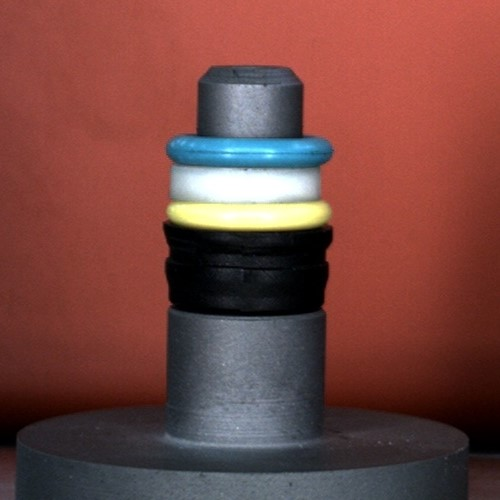
%> input picture pictures/2021-11-03_13-58-53.jpg, 500 x 500 px
$ octave --eval "result = segmentImage(rgb2gray(imread('pictures/2021-11-03_13-58-53.jpg')));"   (GNU Octave 9; MATLAB toolbox functions it lacks are replaced by stand-ins)
%> lines starting %> are read from the running program, lines starting %| are printed output that depends on the picture; in (x1, y1, x2, y2) boxes, pixels count from 0 and x2, y2 are one past the last pixel; in counts of white or black regions, pixels touching at a corner belong together; the program's own positions count from 1
function [BW,maskedImage] = segmentImage(X)
%segmentImage Segment image using auto-generated code from imageSegmenter app
%  [BW,MASKEDIMAGE] = segmentImage(X) segments image X using auto-generated
%  code from the imageSegmenter app. The final segmentation is returned in
%  BW, and a masked image is returned in MASKEDIMAGE.

% Auto-generated by imageSegmenter app on 04-Jan-2023
%----------------------------------------------------


% Adjust data to span data range.
X = imadjust(X);
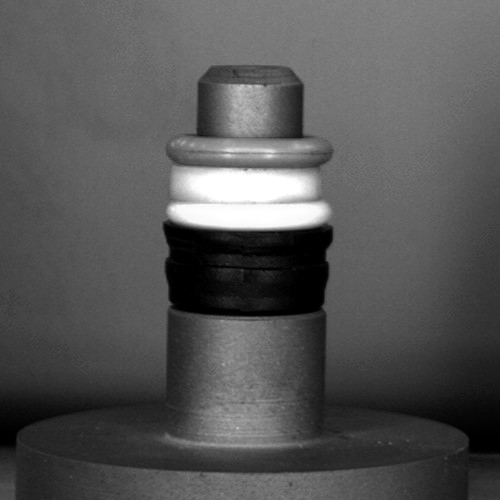
%> X: size 500x500 uint8; min 0, max 255, mean 85.3

% Threshold image - adaptive threshold
BW = imbinarize(X, 'adaptive', 'Sensitivity', 0.660000, 'ForegroundPolarity', 'dark');
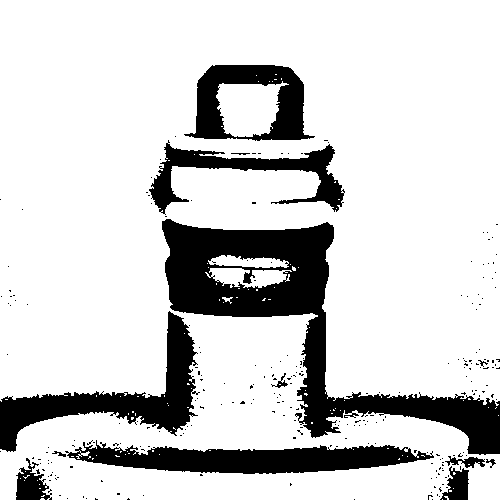
%> BW: size 500x500 logical; 81.9% white; 252 black regions (239 under 20 px), largest, box (x1, y1, x2, y2) and area: (162, 219, 500, 455) 19640, (0, 311, 200, 452) 7293, (65, 440, 434, 474) 7038

% Create masked image.
maskedImage = X;
maskedImage(~BW) = 0;
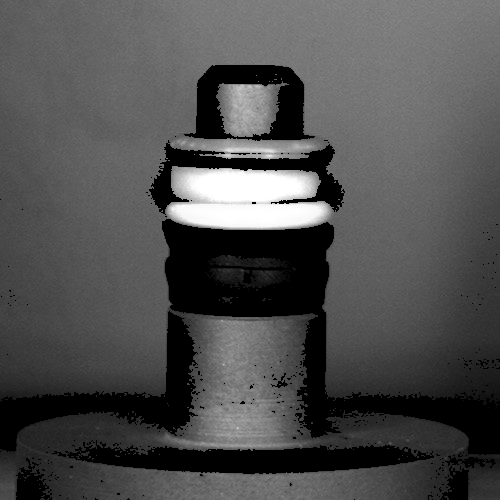
%> maskedImage: size 500x500 uint8; 16.32% of pixels changed, all inside (x1, y1, x2, y2) = (0, 65, 500, 500)
end

$ run again, on pictures/2022-02-26_14-08-02.jpg
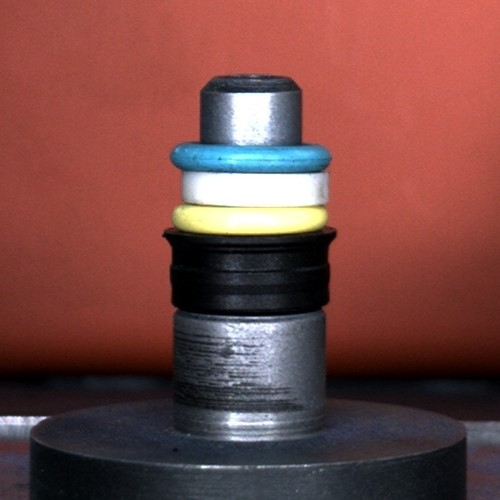
%> input picture pictures/2022-02-26_14-08-02.jpg, 500 x 500 px
%> in segmentImage, `BW = imbinarize(X, 'adaptive', 'Sensitivity', 0.660000, 'ForegroundPol..`:
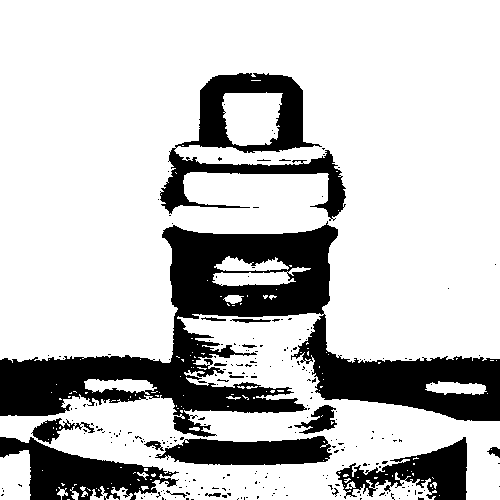
%> BW: size 500x500 logical; 77.1% white; 244 black regions (227 under 20 px), largest, box (x1, y1, x2, y2) and area: (0, 221, 500, 437) 33501, (160, 73, 346, 221) 8381, (0, 437, 179, 500) 5331
%> in segmentImage, `maskedImage(~BW) = 0;`:
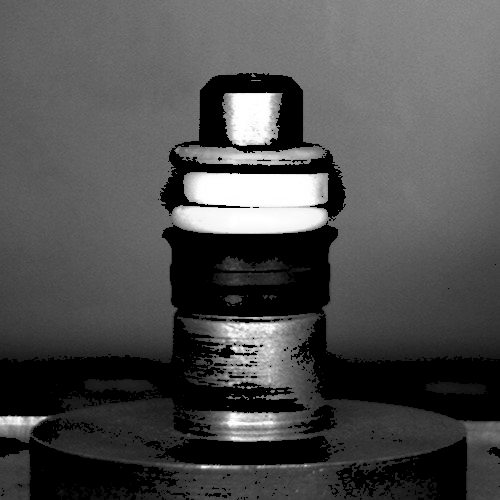
%> maskedImage: size 500x500 uint8; min 0, max 255, mean 77.9
